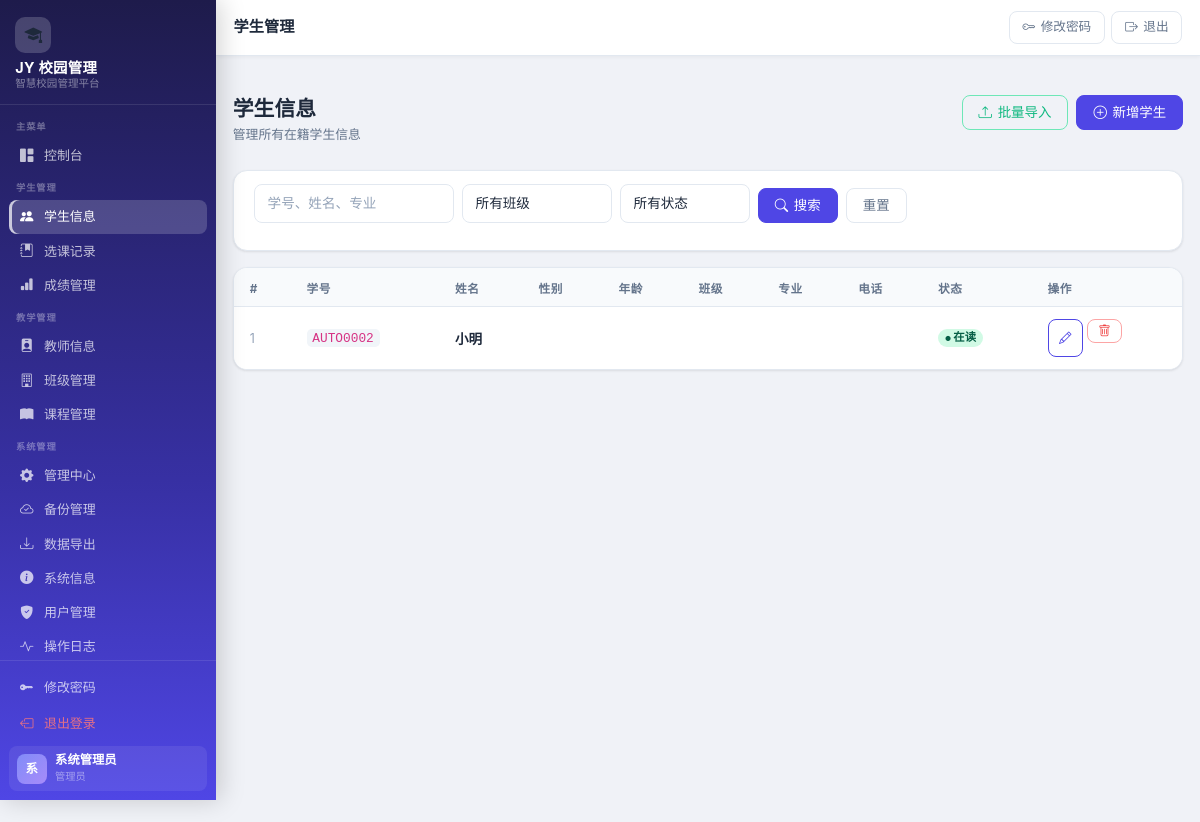
The page /students (signed in) on the database as committed earlier.
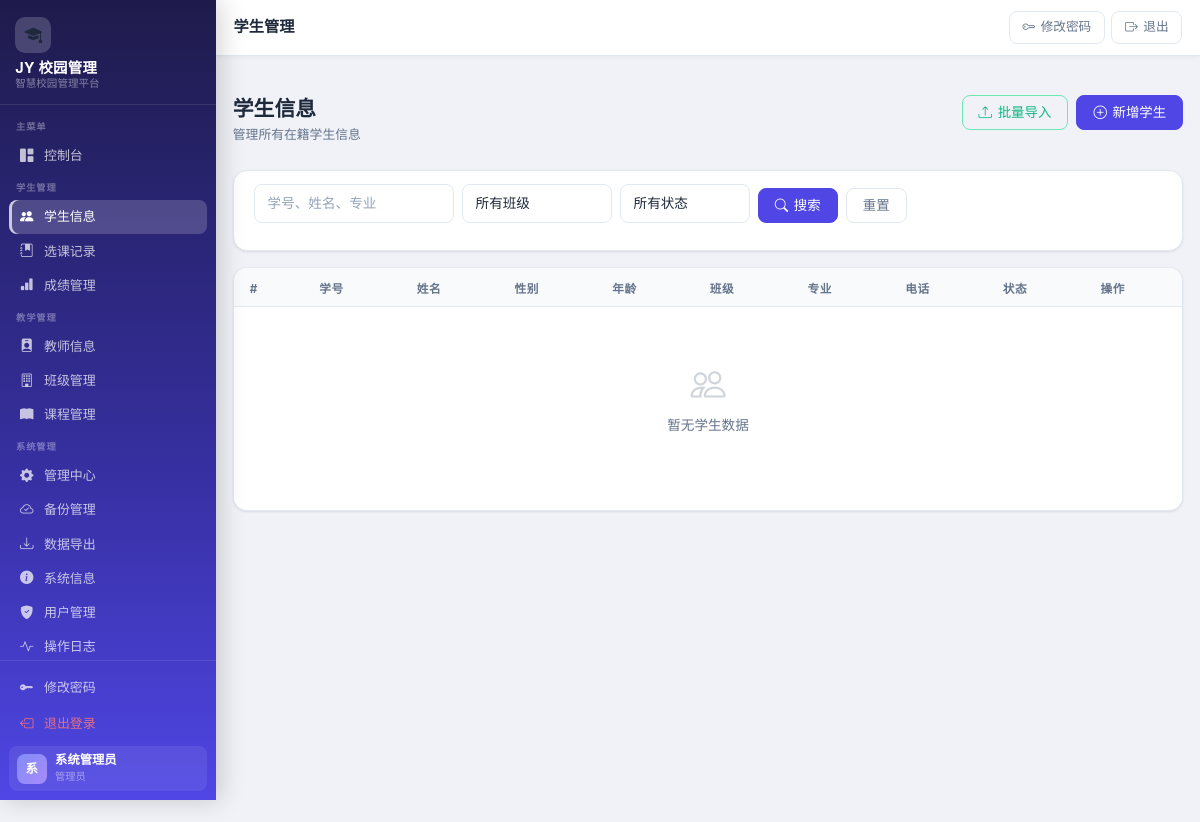
The same page on the database as committed later.
### app.py (models this page shows)
class Student(db.Model):
    __tablename__ = "students"
    id = db.Column(db.Integer, primary_key=True)
    user_id = db.Column(db.Integer, db.ForeignKey("users.id"), unique=True)
    student_no = db.Column(db.String(50), unique=True, nullable=False)
    name = db.Column(db.String(100), nullable=False)
    gender = db.Column(db.String(10))
    age = db.Column(db.Integer)
    class_id = db.Column(db.Integer, db.ForeignKey("classes.id"))
    phone = db.Column(db.String(20))
    email = db.Column(db.String(100))
    major = db.Column(db.String(100))
    status = db.Column(db.String(20), default="enrolled")  # enrolled, leave, return, dropout
    id_number = db.Column(db.String(50), unique=True)
    enrollment_date = db.Column(db.Date)
    created_at = db.Column(db.DateTime, default=datetime.utcnow)
    updated_at = db.Column(db.DateTime, default=datetime.utcnow, onupdate=datetime.utcnow)
    user = db.relationship("User", backref="student_profile")
    enrollments = db.relationship("Enrollment", backref="student", lazy=True)
    status_changes = db.relationship("StudentStatusChange", backref="student", lazy=True)

### app.py (the view, shortened to what this page needs)
@app.route("/students")
@login_required
def list_students():
    query = request.args.get("q", "").strip()
    class_id = request.args.get("class_id", type=int)
    status = request.args.get("status", "").strip()
    q = Student.query
    if class_id:
        q = q.filter(Student.class_id == class_id)
    if status:
        q = q.filter(Student.status == status)
    students = q.order_by(Student.id.desc()).all()
    classes = Class.query.all()
    return render_template(
        "students/list.html",
        students=students,
        classes=classes,
        query=query,
        class_id=class_id,
        status=status
    )

### app.py (called while the page is built)
def login_required(f):
    @wraps(f)
    def decorated_function(*args, **kwargs):
        if "user_id" not in session:
            flash("请先登录", "warning")
            return redirect(url_for("login"))
        return f(*args, **kwargs)
    return decorated_function

### templates/students/list.html (shortened to what this page needs)
﻿{% extends "base.html" %}
{% block page_title %}学生管理{% endblock %}
{% block content %}
<div class="page-header">
  <div>
    <h1 class="page-title">学生信息</h1>
    <p class="page-subtitle">管理所有在籍学生信息</p>
  </div>
  {% if session.role in ['admin', 'teacher'] %}
  <div class="d-flex gap-2">
    <button class="btn btn-outline-success" data-bs-toggle="modal" data-bs-target="#importModal">
      <i class="bi bi-upload"></i> 批量导入
    </button>
    <a href="{{ url_for('add_student') }}" class="btn btn-primary">
      <i class="bi bi-plus-circle"></i> 新增学生
    </a>
  </div>
  {% endif %}
</div>
<div class="card mb-3">
  <div class="card-body" style="padding:.85rem 1.25rem">
    <form method="get" class="search-bar">
      <input class="form-control" type="text" name="q" value="{{ query }}" placeholder="学号、姓名、专业" style="width:200px;flex-shrink:0">
      <select class="form-select" name="class_id" style="width:150px;flex-shrink:0">
        <option value="">所有班级</option>
      </select>
      <select class="form-select" name="status" style="width:130px;flex-shrink:0">
        <option value="">所有状态</option>
      </select>
      <button class="btn btn-primary" type="submit"><i class="bi bi-search"></i> 搜索</button>
      <a href="{{ url_for('list_students') }}" class="btn btn-outline-secondary">重置</a>
    </form>
  </div>
</div>
<div class="table-card">
  <div class="table-responsive">
    <table class="table">
      <thead>
        <tr>
          <th>#</th>
          <th>学号</th>
          <th>姓名</th>
          <th>性别</th>
          <th>年龄</th>
          <th>班级</th>
          <th>专业</th>
          <th>电话</th>
          <th>状态</th>
          <th>操作</th>
        </tr>
      </thead>
      <tbody>
        {% if students %}
        {% for student in students %}
        <tr>
          <td style="color:#94a3b8;font-size:.78rem">{{ loop.index }}</td>
          <td><code style="background:#f1f5f9;padding:.15em .45em;border-radius:.3rem;font-size:.8rem">{{ student.student_no }}</code></td>
          <td class="fw-semibold">{{ student.name }}</td>
          <td>{{ student.gender or '' }}</td>
          <td>{{ student.age or '' }}</td>
          <td>{{ student.class_obj.class_name if student.class_obj else '' }}</td>
          <td>{{ student.major or '' }}</td>
          <td>{{ student.phone or '' }}</td>
          <td>
            {% if student.status == 'enrolled' %}
            <span class="badge badge-success"><i class="bi bi-circle-fill" style="font-size:.45em"></i> 在读</span>
            {% elif student.status == 'leave' %}
            <span class="badge badge-warning">休学</span>
            {% elif student.status == 'dropout' %}
            <span class="badge badge-danger">退学</span>
            {% else %}
            <span class="badge badge-secondary">{{ student.status }}</span>
            {% endif %}
          </td>
          <td>
            <div class="d-flex gap-1">
              {% if session.role in ['admin', 'teacher'] %}
              <a href="{{ url_for('edit_student', student_id=student.id) }}" class="btn btn-sm btn-outline-primary" title="编辑">
                <i class="bi bi-pencil"></i>
              </a>
              <form method="post" action="{{ url_for('delete_student', student_id=student.id) }}" style="display:inline" onsubmit="return confirm('确认删除该学生？')">
                <button class="btn btn-sm btn-outline-danger" type="submit" title="删除">
                  <i class="bi bi-trash"></i>
                </button>
              </form>
              {% endif %}
            </div>
          </td>
        </tr>
        {% endfor %}
        {% else %}
        <tr>
          <td colspan="10">
            <div class="no-data">
              <i class="bi bi-people"></i>
              <p>暂无学生数据</p>
            </div>
          </td>
        </tr>
        {% endif %}
      </tbody>
    </table>
  </div>
</div>
{% endblock %}

Rows that differ between the two databases and show on the page:
removed Student: student_no "AUTO0002", name "小明", status "enrolled" (drawn)
Other text that changed with them:
text now shown: "暂无学生数据"
